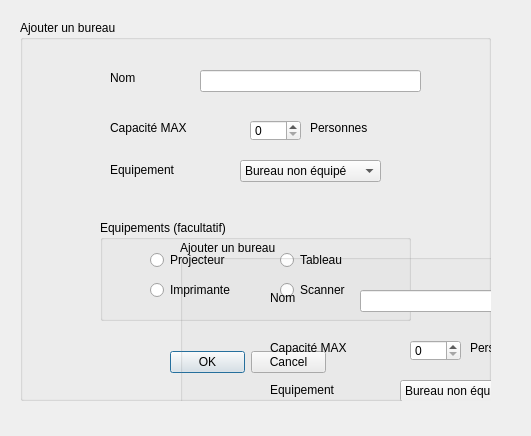
<?xml version="1.0" encoding="UTF-8"?>
<ui version="4.0">
 <class>AjoutBureau</class>
 <widget class="QDialog" name="AjoutBureau">
  <property name="geometry">
   <rect>
    <x>0</x>
    <y>0</y>
    <width>531</width>
    <height>436</height>
   </rect>
  </property>
  <property name="windowTitle">
   <string>Dialog</string>
  </property>
  <widget class="QGroupBox" name="groupBox">
   <property name="geometry">
    <rect>
     <x>20</x>
     <y>20</y>
     <width>471</width>
     <height>381</height>
    </rect>
   </property>
   <property name="title">
    <string>Ajouter un bureau</string>
   </property>
   <widget class="QLabel" name="label">
    <property name="geometry">
     <rect>
      <x>90</x>
      <y>50</y>
      <width>56</width>
      <height>16</height>
     </rect>
    </property>
    <property name="text">
     <string>Nom</string>
    </property>
   </widget>
   <widget class="QLineEdit" name="lineEdit">
    <property name="geometry">
     <rect>
      <x>180</x>
      <y>50</y>
      <width>221</width>
      <height>22</height>
     </rect>
    </property>
   </widget>
   <widget class="QLabel" name="label_2">
    <property name="geometry">
     <rect>
      <x>90</x>
      <y>100</y>
      <width>81</width>
      <height>16</height>
     </rect>
    </property>
    <property name="text">
     <string>Capacité MAX</string>
    </property>
   </widget>
   <widget class="QLabel" name="label_3">
    <property name="geometry">
     <rect>
      <x>90</x>
      <y>140</y>
      <width>71</width>
      <height>20</height>
     </rect>
    </property>
    <property name="text">
     <string>Equipement</string>
    </property>
   </widget>
   <widget class="QSpinBox" name="spinBox">
    <property name="geometry">
     <rect>
      <x>230</x>
      <y>100</y>
      <width>51</width>
      <height>21</height>
     </rect>
    </property>
   </widget>
   <widget class="QLabel" name="label_4">
    <property name="geometry">
     <rect>
      <x>290</x>
      <y>100</y>
      <width>71</width>
      <height>16</height>
     </rect>
    </property>
    <property name="text">
     <string>Personnes</string>
    </property>
   </widget>
   <widget class="QGroupBox" name="groupBox_2">
    <property name="geometry">
     <rect>
      <x>80</x>
      <y>200</y>
      <width>311</width>
      <height>101</height>
     </rect>
    </property>
    <property name="title">
     <string>Equipements (facultatif)</string>
    </property>
    <widget class="QRadioButton" name="radioButton">
     <property name="geometry">
      <rect>
       <x>50</x>
       <y>30</y>
       <width>101</width>
       <height>20</height>
      </rect>
     </property>
     <property name="text">
      <string>Projecteur</string>
     </property>
    </widget>
    <widget class="QRadioButton" name="radioButton_2">
     <property name="geometry">
      <rect>
       <x>50</x>
       <y>60</y>
       <width>93</width>
       <height>20</height>
      </rect>
     </property>
     <property name="text">
      <string>Imprimante</string>
     </property>
    </widget>
    <widget class="QRadioButton" name="radioButton_3">
     <property name="geometry">
      <rect>
       <x>180</x>
       <y>30</y>
       <width>93</width>
       <height>20</height>
      </rect>
     </property>
     <property name="text">
      <string>Tableau</string>
     </property>
    </widget>
    <widget class="QRadioButton" name="radioButton_4">
     <property name="geometry">
      <rect>
       <x>180</x>
       <y>60</y>
       <width>93</width>
       <height>20</height>
      </rect>
     </property>
     <property name="text">
      <string>Scanner</string>
     </property>
    </widget>
   </widget>
   <widget class="QComboBox" name="comboBox">
    <property name="geometry">
     <rect>
      <x>220</x>
      <y>140</y>
      <width>141</width>
      <height>22</height>
     </rect>
    </property>
    <item>
     <property name="text">
      <string>Bureau non équipé</string>
     </property>
    </item>
    <item>
     <property name="text">
      <string>Bureau équipé</string>
     </property>
    </item>
   </widget>
   <widget class="QDialogButtonBox" name="buttonBox">
    <property name="geometry">
     <rect>
      <x>150</x>
      <y>330</y>
      <width>156</width>
      <height>24</height>
     </rect>
    </property>
    <property name="standardButtons">
     <set>QDialogButtonBox::Cancel|QDialogButtonBox::Ok</set>
    </property>
   </widget>
   <widget class="QGroupBox" name="groupBox_3">
    <property name="geometry">
     <rect>
      <x>160</x>
      <y>220</y>
      <width>471</width>
      <height>381</height>
     </rect>
    </property>
    <property name="title">
     <string>Ajouter un bureau</string>
    </property>
    <widget class="QLabel" name="label_5">
     <property name="geometry">
      <rect>
       <x>90</x>
       <y>50</y>
       <width>56</width>
       <height>16</height>
      </rect>
     </property>
     <property name="text">
      <string>Nom</string>
     </property>
    </widget>
    <widget class="QLineEdit" name="lineEdit_2">
     <property name="geometry">
      <rect>
       <x>180</x>
       <y>50</y>
       <width>221</width>
       <height>22</height>
      </rect>
     </property>
    </widget>
    <widget class="QLabel" name="label_6">
     <property name="geometry">
      <rect>
       <x>90</x>
       <y>100</y>
       <width>81</width>
       <height>16</height>
      </rect>
     </property>
     <property name="text">
      <string>Capacité MAX</string>
     </property>
    </widget>
    <widget class="QLabel" name="label_7">
     <property name="geometry">
      <rect>
       <x>90</x>
       <y>140</y>
       <width>71</width>
       <height>20</height>
      </rect>
     </property>
     <property name="text">
      <string>Equipement</string>
     </property>
    </widget>
    <widget class="QSpinBox" name="spinBox_2">
     <property name="geometry">
      <rect>
       <x>230</x>
       <y>100</y>
       <width>51</width>
       <height>21</height>
      </rect>
     </property>
    </widget>
    <widget class="QLabel" name="label_8">
     <property name="geometry">
      <rect>
       <x>290</x>
       <y>100</y>
       <width>71</width>
       <height>16</height>
      </rect>
     </property>
     <property name="text">
      <string>Personnes</string>
     </property>
    </widget>
    <widget class="QGroupBox" name="groupBox_4">
     <property name="geometry">
      <rect>
       <x>80</x>
       <y>200</y>
       <width>311</width>
       <height>101</height>
      </rect>
     </property>
     <property name="title">
      <string>Equipements (facultatif)</string>
     </property>
     <widget class="QRadioButton" name="radioButton_5">
      <property name="geometry">
       <rect>
        <x>50</x>
        <y>30</y>
        <width>101</width>
        <height>20</height>
       </rect>
      </property>
      <property name="text">
       <string>Projecteur</string>
      </property>
     </widget>
     <widget class="QRadioButton" name="radioButton_6">
      <property name="geometry">
       <rect>
        <x>50</x>
        <y>60</y>
        <width>93</width>
        <height>20</height>
       </rect>
      </property>
      <property name="text">
       <string>Imprimante</string>
      </property>
     </widget>
     <widget class="QRadioButton" name="radioButton_7">
      <property name="geometry">
       <rect>
        <x>180</x>
        <y>30</y>
        <width>93</width>
        <height>20</height>
       </rect>
      </property>
      <property name="text">
       <string>Tableau</string>
      </property>
     </widget>
     <widget class="QRadioButton" name="radioButton_8">
      <property name="geometry">
       <rect>
        <x>180</x>
        <y>60</y>
        <width>93</width>
        <height>20</height>
       </rect>
      </property>
      <property name="text">
       <string>Scanner</string>
      </property>
     </widget>
    </widget>
    <widget class="QComboBox" name="comboBox_2">
     <property name="geometry">
      <rect>
       <x>220</x>
       <y>140</y>
       <width>141</width>
       <height>22</height>
      </rect>
     </property>
     <item>
      <property name="text">
       <string>Bureau non équipé</string>
      </property>
     </item>
     <item>
      <property name="text">
       <string>Bureau équipé</string>
      </property>
     </item>
    </widget>
    <widget class="QDialogButtonBox" name="buttonBox_2">
     <property name="geometry">
      <rect>
       <x>150</x>
       <y>330</y>
       <width>156</width>
       <height>24</height>
      </rect>
     </property>
     <property name="standardButtons">
      <set>QDialogButtonBox::Cancel|QDialogButtonBox::Ok</set>
     </property>
    </widget>
   </widget>
  </widget>
 </widget>
 <resources/>
 <connections/>
</ui>
